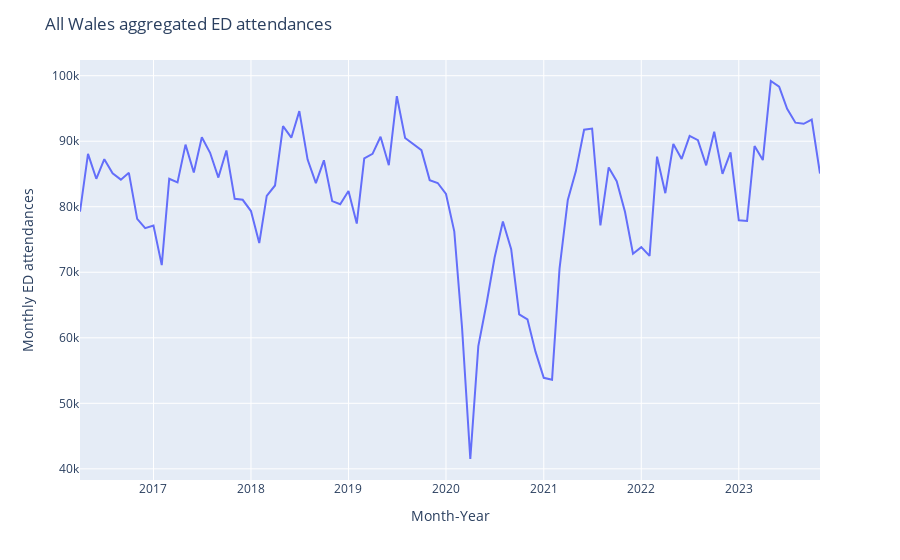

Source (notebook cell):
### Markdown cell above
### **4.1 All Wales aggregated time series**
- ED attendances have been aggregated by time point (Month-Year) to obtain an overview for the whole Wales nation
- You can notice some **seasonal structure** within the data (recurring peaks and troughs within the period of one year)
- You can also observe the **huge decrease in volume** in ED attendances between March 2020 and April 2021 caused by the **COVID pandemic**

### Code cell
## aggregate the data by year
ED_wales_data_cln_AW = ED_wales_data_cln.groupby(['Date_ItemName_ENG'])['Data'].sum().reset_index()

## create the interactive time plot
fig = px.line(ED_wales_data_cln_AW.sort_values(by='Date_ItemName_ENG'),x='Date_ItemName_ENG', y='Data')
fig.update_layout(
    title="All Wales aggregated ED attendances", 
    xaxis_title="Month-Year", 
    yaxis_title="Monthly ED attendances")
fig.show()

## create the static plot
sns.lineplot(
    x="Date_ItemName_ENG", 
    y="Data", 
    data=ED_wales_data_cln_AW).set(
        title="All Wales aggregated ED attendances", 
        xlabel="Month-Year", 
        ylabel="Monthly ED attendances")

### Figure 1 — Plotly figure (JSON) as saved in the notebook; plotly's stock layout.template omitted (floating-point values rounded to 4 significant figures)
{"data": [{"hovertemplate": "Date_ItemName_ENG=%{x}<br>Data=%{y}<extra></extra>", "legendgroup": "", "line": {"color": "#636efa", "dash": "solid"}, "marker": {"symbol": "circle"}, "mode": "lines", "name": "", "orientation": "v", "showlegend": false, "type": "scatter", "x": ["2016-04-01T00:00:00", "2016-05-01T00:00:00", "2016-06-01T00:00:00", "2016-07-01T00:00:00", "2016-08-01T00:00:00", "2016-09-01T00:00:00", "2016-10-01T00:00:00", "2016-11-01T00:00:00", "2016-12-01T00:00:00", "2017-01-01T00:00:00", "2017-02-01T00:00:00", "2017-03-01T00:00:00", "2017-04-01T00:00:00", "2017-05-01T00:00:00", "2017-06-01T00:00:00", "2017-07-01T00:00:00", "2017-08-01T00:00:00", "2017-09-01T00:00:00", "2017-10-01T00:00:00", "2017-11-01T00:00:00", "2017-12-01T00:00:00", "2018-01-01T00:00:00", "2018-02-01T00:00:00", "2018-03-01T00:00:00", "2018-04-01T00:00:00", "2018-05-01T00:00:00", "2018-06-01T00:00:00", "2018-07-01T00:00:00", "2018-08-01T00:00:00", "2018-09-01T00:00:00", "2018-10-01T00:00:00", "2018-11-01T00:00:00", "2018-12-01T00:00:00", "2019-01-01T00:00:00", "2019-02-01T00:00:00", "2019-03-01T00:00:00", "2019-04-01T00:00:00", "2019-05-01T00:00:00", "2019-06-01T00:00:00", "2019-07-01T00:00:00", "2019-08-01T00:00:00", "2019-09-01T00:00:00", "2019-10-01T00:00:00", "2019-11-01T00:00:00", "2019-12-01T00:00:00", "2020-01-01T00:00:00", "2020-02-01T00:00:00", "2020-03-01T00:00:00", "2020-04-01T00:00:00", "2020-05-01T00:00:00", "2020-06-01T00:00:00", "2020-07-01T00:00:00", "2020-08-01T00:00:00", "2020-09-01T00:00:00", "2020-10-01T00:00:00", "2020-11-01T00:00:00", "2020-12-01T00:00:00", "2021-01-01T00:00:00", "2021-02-01T00:00:00", "2021-03-01T00:00:00", "2021-04-01T00:00:00", "2021-05-01T00:00:00", "2021-06-01T00:00:00", "2021-07-01T00:00:00", "2021-08-01T00:00:00", "2021-09-01T00:00:00", "2021-10-01T00:00:00", "2021-11-01T00:00:00", "2021-12-01T00:00:00", "2022-01-01T00:00:00", "2022-02-01T00:00:00", "2022-03-01T00:00:00", "2022-04-01T00:00:00", "2022-05-01T00:00:00", "2022-06-01T00:00:00", "2022-07-01T00:00:00", "2022-08-01T00:00:00", "2022-09-01T00:00:00", "2022-10-01T00:00:00", "2022-11-01T00:00:00", "2022-12-01T00:00:00", "2023-01-01T00:00:00", "2023-02-01T00:00:00", "2023-03-01T00:00:00", "2023-04-01T00:00:00", "2023-05-01T00:00:00", "2023-06-01T00:00:00", "2023-07-01T00:00:00", "2023-08-01T00:00:00", "2023-09-01T00:00:00", "2023-10-01T00:00:00", "2023-11-01T00:00:00"], "xaxis": "x", "y": [79246, 88058, 84269, 87252, 85104, 84134, 85177, 78154, 76731, 77117, 71095, 84270, 83708, 89483, 85221, 90595, 88233, 84449, 88584, 81203, 81057, 79341, 74449, 81652, 83246, 92301, 90537, 94587, 87201, 83613, 87085, 80856, 80379, 82412, 77437, 87383, 88076, 90684, 86346, 96871, 90482, 89529, 88634, 84062, 83628, 81947, 76254, 61614, 41502, 58738, 65268, 72256, 77747, 73515, 63580, 62822, 57886, 53890, 53609, 70565, 81030, 85404, 91749, 91935, 77147, 86004, 83889, 79245, 72833, 73840, 72499, 87636, 82066, 89570, 87293, 90799, 90165, 86320, 91435, 85012, 88284, 77921, 77820, 89266, 87122, 99189, 98334, 94953, 92827, 92661, 93307, 85067], "yaxis": "y"}], "layout": {"legend": {"tracegroupgap": 0}, "margin": {"t": 60}, "title": {"text": "All Wales aggregated ED attendances"}, "xaxis": {"anchor": "y", "domain": [0, 1], "title": {"text": "Month-Year"}}, "yaxis": {"anchor": "x", "domain": [0, 1], "title": {"text": "Monthly ED attendances"}}}}
